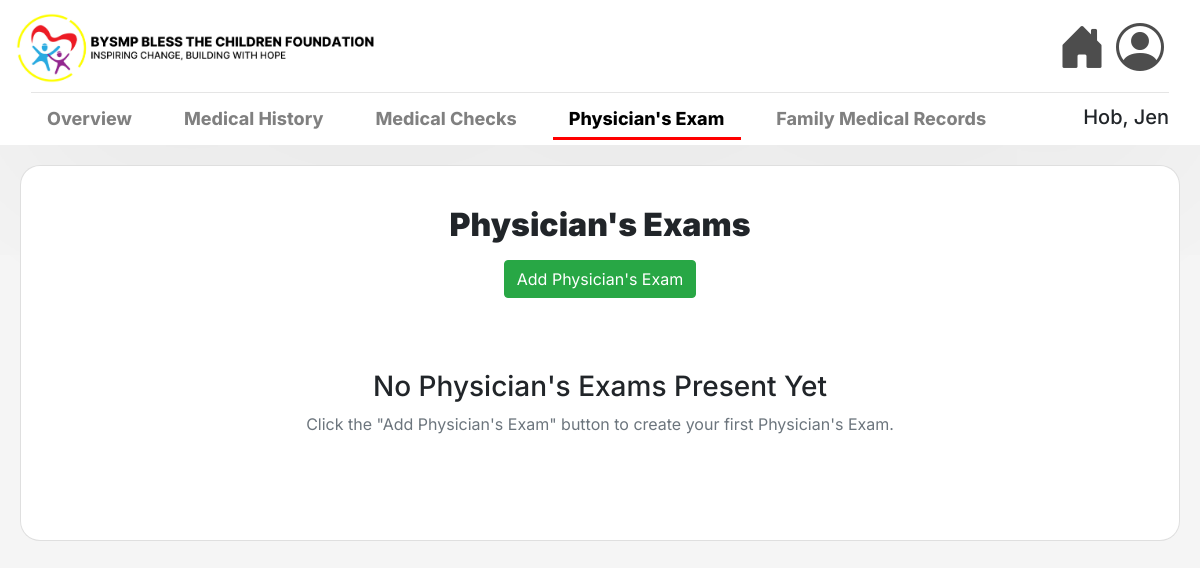
Before: /physician-exam/home/16/ with the older database file.
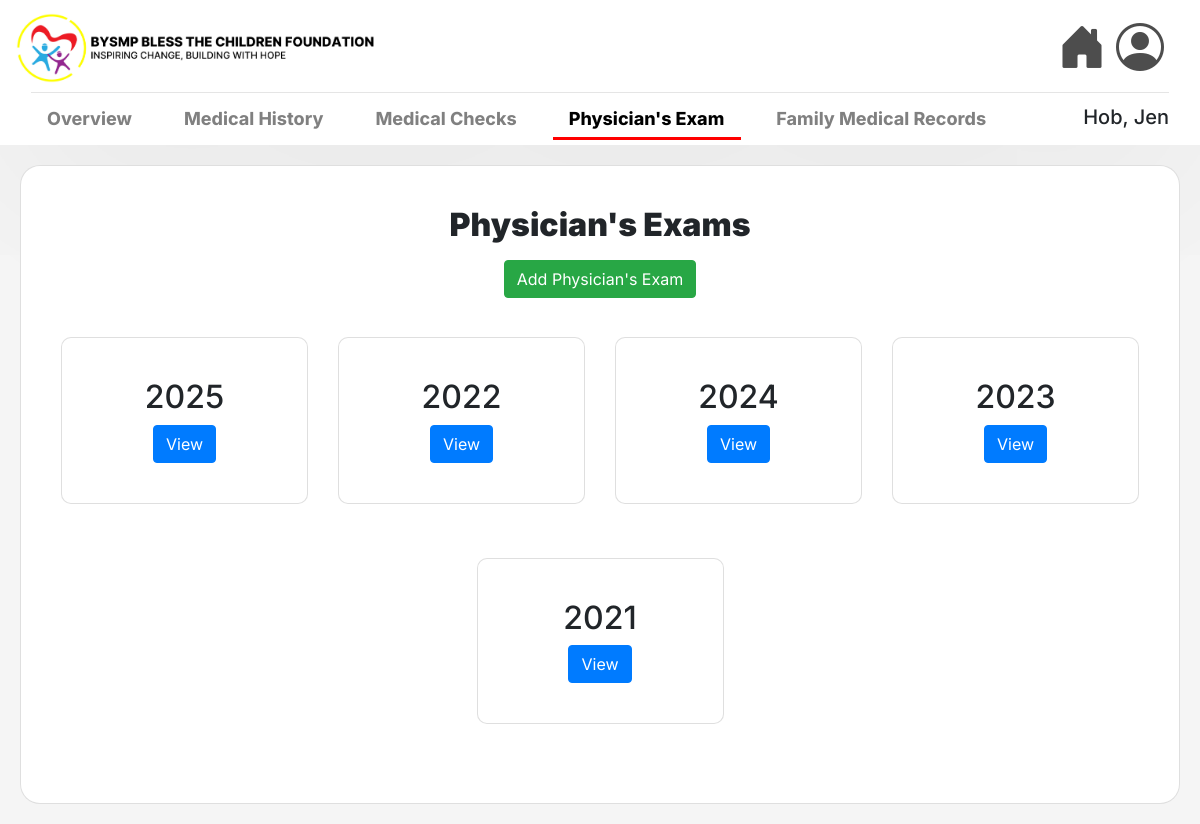
After: the same page with the newer database file.
### msys42app/models.py (models this page shows, shortened)
class PhysiciansExam(models.Model):
    child = models.ForeignKey(Child, on_delete=models.CASCADE)
    year_choices = [(year, year) for year in range(2000, datetime.datetime.now().year + 1)]
    conditions = [("N", "N"), ("A", "A"), ("C", "C"), ("R", "R"), ("NE", "NE")]
    year = models.IntegerField(choices=year_choices, default=datetime.datetime.now().year)
    grade = models.CharField(max_length=2, choices=conditions, default= "NE")
    height = models.CharField(max_length=2, choices=conditions, default= "NE")
    weight = models.CharField(max_length=2, choices=conditions, default= "NE")
    bp = models.CharField(max_length=2, choices=conditions, default= "NE")
    vision_right = models.CharField(max_length=2, choices=conditions, default= "NE")
    vision_left = models.CharField(max_length=2, choices=conditions, default= "NE")
    hearing_right = models.CharField(max_length=2, choices=conditions, default= "NE")
    hearing_left = models.CharField(max_length=2, choices=conditions, default= "NE")
    eyes = models.CharField(max_length=2, choices=conditions, default= "NE")
    ears = models.CharField(max_length=2, choices=conditions, default= "NE")
    nose = models.CharField(max_length=2, choices=conditions, default= "NE")
    throat = models.CharField(max_length=2, choices=conditions, default= "NE")
    teeth = models.CharField(max_length=2, choices=conditions, default= "NE")
    heart = models.CharField(max_length=2, choices=conditions, default= "NE")
    lungs = models.CharField(max_length=2, choices=conditions, default= "NE")
    abdomen = models.CharField(max_length=2, choices=conditions, default= "NE")
    nervous_system = models.CharField(max_length=2, choices=conditions, default= "NE")
    skin = models.CharField(max_length=2, choices=conditions, default= "NE")
    nutrition = models.CharField(max_length=2, choices=conditions, default= "NE")
    other = models.CharField(max_length=2, choices=conditions, default= "NE")
    other_label = models.CharField(max_length=20, default="other")

### msys42app/views.py (the view)
# urls.py: path('physician-exam/home/<int:pk>/', views.home_physicians_exam, name='home_physicians_exam'),
def home_physicians_exam(request, pk):
    child = get_object_or_404(Child, pk=pk)
    exams = PhysiciansExam.objects.filter(child=child)
    return render(request, 'msys42app/home_pe.html', {'child': child, 'exams':exams})

### msys42app/templates/msys42app/home_pe.html (shortened to what this page needs)
{% extends 'msys42app/base.html' %}
{% load static %}
{% block navbar %}
<hr class="w-100 my-1">
<nav style="display: flex; justify-content: space-between; align-items: flex-end; padding-left: 0; padding: 0; width: 100%; position: sticky;">
    <ul class="child-nav" style="display: flex; gap: 20px; list-style: none; padding: 0; margin: 0;">
        <li class="nav-item">
            <a class="nav-link" href="{% url 'view_child_profile' pk=child.id %}">
                Overview
            </a>
        </li>
        <li class="nav-item">
            <a class="nav-link" href="{% url 'view_medical_history' child.id %}">Medical History</a>
        </li>
        <li class="nav-item">
            <a class="nav-link" href="{% url 'annual_medical_check_list' child.id %}">Medical Checks</a>
        </li>
        <li class="nav-item">
            <a class="nav-link active" href="{% url 'home_physicians_exam' child.id %}">
                Physician's Exam
            </a>
        </li>
        <li class="nav-item">
            <a class="nav-link" href="{% url 'view_family_medicals' child.id%}">Family Medical Records</a>
        </li>
    </ul>
    <h5> {{child.lastname}}, {{child.firstname}} {{child.middlename}} </h5>
</nav>
{% endblock %}
{% block content %}
<div class="container-fluid" style="padding: 20px;">
    <div class="card shadow-sm" style="max-width: 1200px; margin: 0 auto;">
        <div class="card-body">
            <div class="text-center mb-4">
                <h2 class="mb-3" style="font-weight: 1000;">Physician's Exams</h2>
                <a href="{% url 'create_physicians_exam' child.id %}" class="btn btn-success">
                     Add Physician's Exam
                </a>
            </div>
            {% if exams %}
                <div class="row justify-content-center">
                    {% for exam in exams %}
                        <div class="col-md-3 mb-4">
                            <div class="card h-100 shadow-sm" style="max-width: 330px; margin: 0 auto; border-radius: 10px;">
                                <div class="card-body d-flex flex-column align-items-center justify-content-center" style="min-height: 120px;">
                                    <h2 class="card-title mb-2 fw-bold">{{ exam.year }}</h2>
                                    <a href="{% url 'view_physicians_exam' pk=child.pk id=exam.pk %}" class="btn btn-primary">
                                         View
                                    </a>
                                </div>
                            </div>
                        </div>
                    {% endfor %}
                </div>
            {% else %}
                <div class="text-center py-5">
                    <h3>No Physician's Exams Present Yet</h3>
                    <p class="text-muted">Click the "Add Physician's Exam" button to create your first Physician's Exam.</p>
                </div>
            {% endif %}
        </div>
    </div>
</div>
{% endblock %}

Changed rows visible on the page:
added PhysiciansExam: year "2025"
added PhysiciansExam: year "2022"
added PhysiciansExam: year "2024"
added PhysiciansExam: year "2023"
added PhysiciansExam: year "2021"
Other visible differences:
text no longer shown: "No Physician's Exams Present Yet Click the \"Add Physician's Exam\" button to create your first Physician's Exam."
